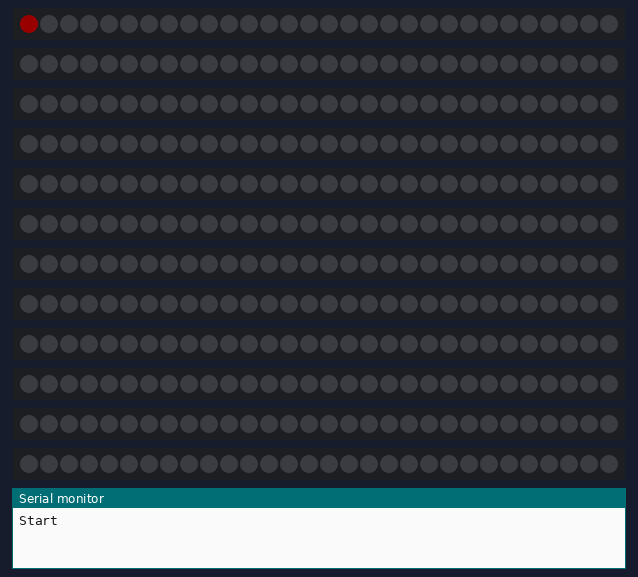
Bench run of a sketch on a simulated Arduino Mega 2560, built with avr-gcc and run on an emulated ATmega2560. Parts: 12 × 30 RGB LEDs in strip order, left to right, the last lines printed to the serial monitor. Dim RGB values are drawn brighter than linear.

Above: at 0.13 s.
At 2.39 s:
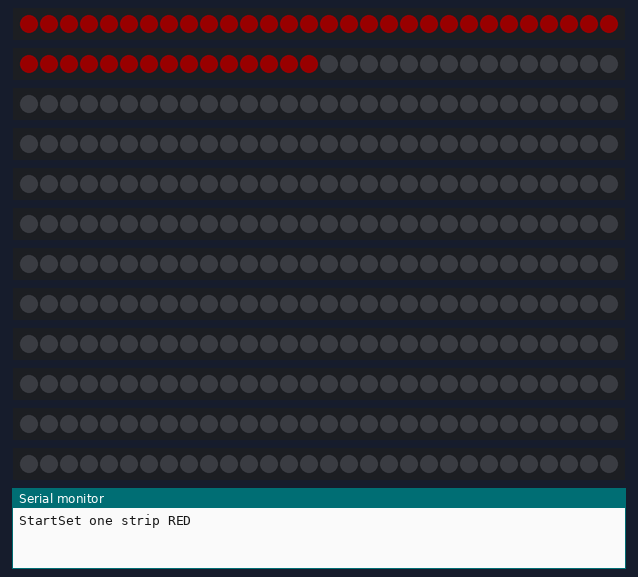
At 4.7 s:
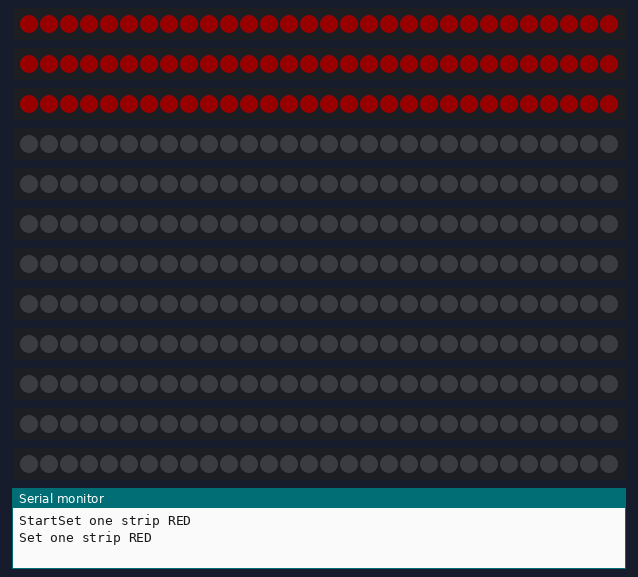
At 9.33 s:
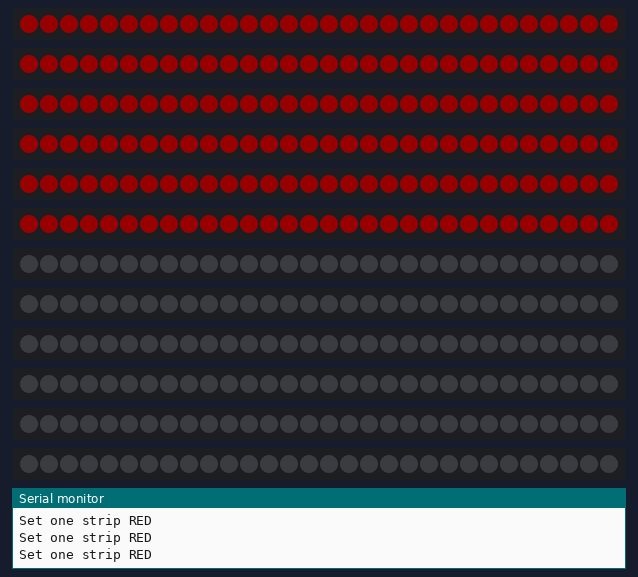
At 13.95 s:
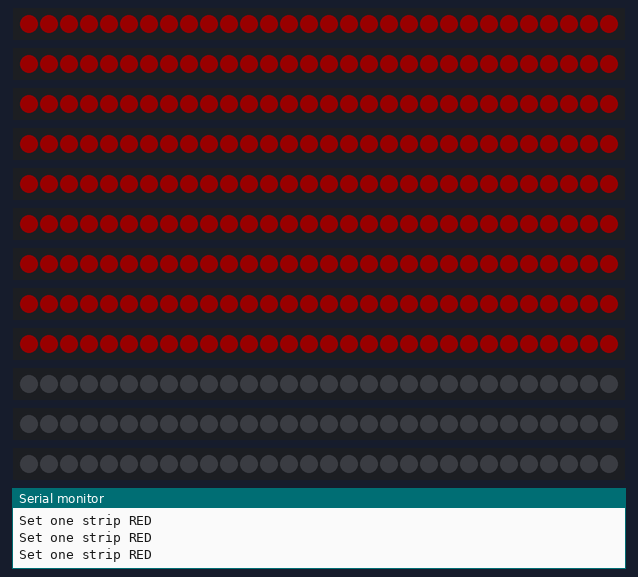
At 18.6 s:
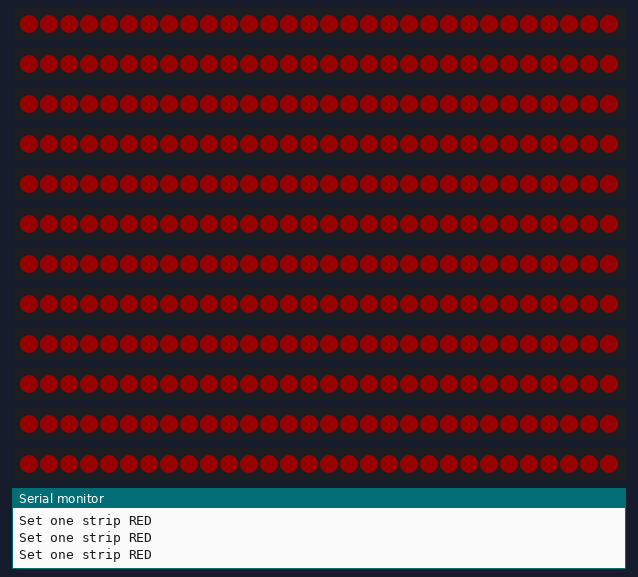

The sketch:

masterTest.ino
```cpp
/*
   To turn on the specific pixels, open the Serial monitor.
   Then input the row number 1-30. Press Enter.
   Then Input the column number 1-30. Press Enter.
   This will turn on// turn off the selected pixel.
   If the user inputs 100 and 100, all pixels will turn on for 5 sec. This can be used to reset
   all the pixels or to check if all the pixels work.
*/

#include <Adafruit_NeoPixel.h>
#ifdef __AVR__
#include <avr/power.h>
#endif

#include <SoftwareSerial.h>
#include "LED.h"
//#include "BLUEFRUIT.h"
// Library for Arduino-to-Arduino communication (see https://www.arduino.cc/en/Tutorial/MasterWriter)
// Note on Mega: SDA/data pin is 20 and SCL/clock pin is 21
#include <Wire.h>
// Library for enabling membrane switch controller
#include <Keypad.h>

/*
   WIRE: define
*/
#define PAYLOAD_SIZE 4 // how many bytes to expect from each I2C salve node
#define NODE_MAX 1 // maximum number of slave nodes (I2C addresses) to probe
#define START_NODE 1 // The starting I2C address of slave nodes
#define NODE_READ_DELAY 100 // Some delay between I2C node reads

// The size of the copper grid
#define ROWSIZE 30 // also refers to the number of pixels in each strip
#define COLSIZE 30 // also refers to the number of strips

#define NUMSTATES 7 // sets the number of states, used to loop through the number of states

// Led strips pin assignments
unsigned char stripsToPins[NUMSTRIPS] = {1, 2, 3, 4, 5, 6, 7, 8, 9, 10, 11, 12, 13, 14, 15, // 1-15
                                         30, 31, 32, 33, 34, 35, 36, 37, 38, 39, 40, 41, 42, 43, 44}; // 16-30

                                         uint32_t startTime;

                                         // holds the state of each pixel and the last time it was changed
                                         // the most significant 24 bits are the time (supports continuous software running for 194 days)
                                         // the least significant 8 bits are the state (supports 256 states)
                                         uint32_t pixelStates[COLSIZE * ROWSIZE];

                                         // holds the neopixel strips
                                         Adafruit_NeoPixel strips[COLSIZE];

                                         bool first = true;

                                         /*
                                            LED: notes
                                         */
                                         // IMPORTANT: To reduce NeoPixel burnout risk, add 1000 uF capacitor across
                                         // pixel power leads, add 300 - 500 Ohm resistor on first pixel's data input
                                         // and minimize distance between Arduino and first pixel.  Avoid connecting
                                         // on a live circuit...if you must, connect GND first.

                                         // Setup  initializes the LED grid and sets up the i2c bus
void setup() {

  Wire.begin(); // join i2c bus

  Serial.begin(9600);
  Serial.print("Start");

  // Not sure if this is necessary
  while (!Serial); // Waits for Serial to begin

  // Initializing the strips
  for (int i = 0; i < COLSIZE; i++) {
    // Parameter 1 = number of pixels in strip
    // Parameter 2 = pin number (most are valid)
    // Parameter 3 = pixel type flags, add together as needed:
    //   NEO_KHZ800  800 KHz bitstream (most NeoPixel products w/WS2812 LEDs)
    //   NEO_KHZ400  400 KHz (classic 'v1' (not v2) FLORA pixels, WS2811 drivers)
    //   NEO_GRB     Pixels are wired for GRB bitstream (most NeoPixel products)
    //   NEO_RGB     Pixels are wired for RGB bitstream (v1 FLORA pixels, not v2)
    //Adafruit_NeoPixel strip = Adafruit_NeoPixel(ROWSIZE, stripsToPins[i], NEO_GRB + NEO_KHZ800);
    strips[i].updateLength(ROWSIZE);
    strips[i].setPin(stripsToPins[i]);
    strips[i].updateType(NEO_GRB + NEO_KHZ800);


    strips[i].begin();
    strips[i].setBrightness(60); // Brightness goes from 0 (off) to 255(max brightness).
    strips[i].show(); // Initializes all pixels to off

    for (int j = 0; j < ROWSIZE; j++) {
      // Initialize the pixel states to 0
      pixelStates[i * ROWSIZE + j] = 0;

      // Make all pixels blank
      strips[i].setPixelColor(j, strips[i].Color(0, 0, 0));
    }
    strips[i].show();
  }
  startTime = millis();
}


void loop()
{
  // This needs to be done in loop not just setup for some reason, not sure why TODO
  if (first) {
    for (int i = 0; i < COLSIZE; i++) {
      strips[i].begin();
    }
    first = false;
  }
  // Repeatedly flash red and blue pixels for all pixels specified previously
  for (int i = 0; i < COLSIZE; i++) {
    for (int j = 0; j < ROWSIZE; j++) {

      // Make all pixels red
      strips[i].setPixelColor(j, strips[i].Color(100, 0, 0));
      strips[i].show();
      delay(50);
    }
    Serial.println("Set one strip RED");
    strips[i].show();
  }
  delay(1000);
  for (int i = 0; i < COLSIZE; i++) {
    for (int j = 0; j < ROWSIZE; j++) {

      // Make all pixels blue
      strips[i].setPixelColor(j, strips[i].Color(0, 0, 100));
      strips[i].show();
      delay(50);
    }
    strips[i].show();
    Serial.println("Set one strip BLUE");
  }
  delay(1000);
  // waits a reasonable amount
  delay(NODE_READ_DELAY);
}
```
